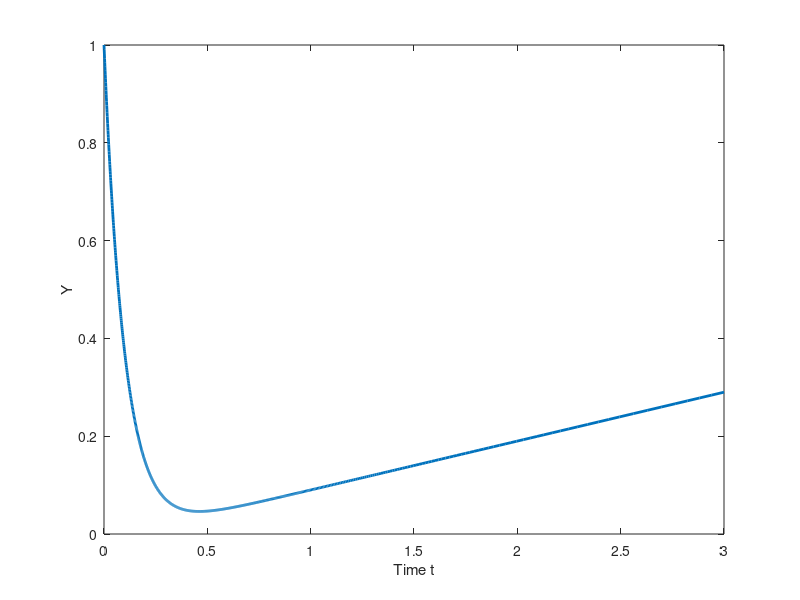
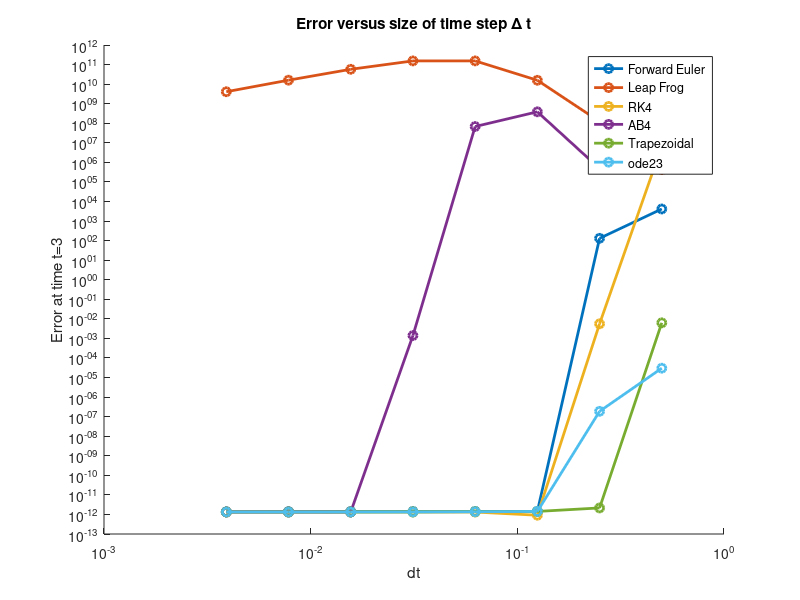
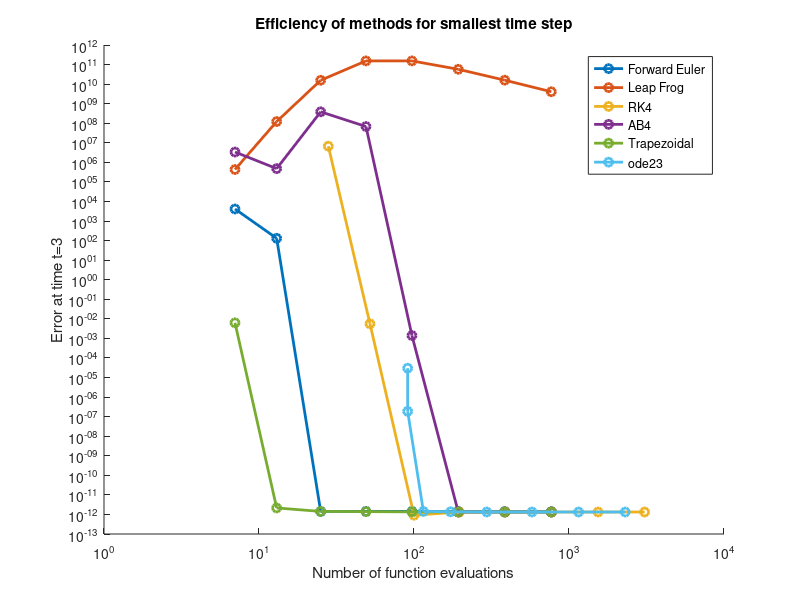

The MATLAB script that drew these images, in order:
clear all, clc, clf
% example7.m: comparing efficiency and accuracy of some multistep and
% multistage methods. Problem 1.3.4from text by L.N. Trefethen.
% We are to solve u'(t) = exp( cos(tu(t))), u(0)=0, for t in [0,3]

% Problem specification and 'true' solution
%f=@(t,y)(exp(cos(t*y)));u0=0;
% 
 f=@(t,y)(-10*y+t);u0=1;
 %u0=0;
 t0=0;Tfinal=3;



odeopts=odeset('RelTol',1e-10,'AbsTol',1e-10, 'Stats','on');
[Ttrue,Ytrue]=ode45(@(t,y)f(t,y),[t0,Tfinal],u0,odeopts); % the 'True' solution, computed with a high-accuracy method.

figure(1)
plot(Ttrue,Ytrue, 'LineWidth',2), hold on, u3=Ytrue(end);
xlabel('Time t'), ylabel('Y')
%% Starting loop over time steps

timestep=1./(2.^[1:8]); % dt=1/2,1/4,...1/256
M=length(timestep)
FuncEval=zeros(M,6); %tracking number of function evaluations for each method
ErrorEval=zeros(M,6); % tracking error
for j=1:M
    dt= timestep(j);
    t=[0:dt:Tfinal]; N=length(t);


%% Forward Euler. One-step, explicit, first order. Y_{n+1} = Y_{n} + dt f(t_n, Y_{n})

Y_FE(1)=u0;
for n=1:N-1
    Y_FE(n+1)=Y_FE(n) + dt*f(t(n),Y_FE(n));
end
FuncEval(j,1)=N; % number of function evaluations for forward euler= number of time steps
ErrorEval(j,1)=norm(Y_FE(N)-u3);

%% Leapfrog rule. Multistep, explicit, second order. Y_{n+1} = Y_{n-1} + 2dt [ f(t_n,Y_{n})]
% Need another starting value, Y_{2}. We take this as a Forward Euler
% update from y0.
Y_LF(1)=u0;
Y_LF(2)=Y_LF(1)+dt*f(t(1),Y_LF(1));

for n=2:N-1
    Y_LF(n+1)= Y_LF(n-1) + 2*dt*f(t(n),Y_LF(n));
end
FuncEval(j,2)=N; % number of function evaluations for Leap Frog= number of time steps
ErrorEval(j,2)=norm(Y_LF(N)-u3);

%% RK4. Multistage, 4th order.
Y_RK(1)=u0;
for n=1:N-1
    k1=dt*f(t(n),Y_RK(n));
    k2=dt*f(t(n)+dt/2,Y_RK(n)+k1/2);
    k3=dt*f(t(n)+dt/2,Y_RK(n)+k2/2);
    k4=dt*f(t(n)+dt,Y_RK(n)+k3);
    Y_RK(n+1)=Y_RK(n)+(k1+2*k2+2*k3+k4)/6;
end;
FuncEval(j,3)=4*N; % number of function evaluations for Leap Frog= number of time steps
ErrorEval(j,3)=norm(Y_RK(N)-u3);


%% Adams Bashforth, 4th order. Multistep, explicit. We use the initial iterates of the RK4 method to get starting values.
Y_AB(1)=u0;
Y_AB(2:4)=Y_RK(2:4);

for n=1:N-4
    Y_AB(n+4)=Y_AB(n+3)+dt*(55*f(t(n+3),Y_AB(n+3))-59*f(t(n+2),Y_AB(n+2))+37*f(t(n+1),Y_AB(n+1))-9*f(t(n),Y_AB(n)) )/24;
end;
FuncEval(j,4)=N; % 1 new function evaluations for AB4 per time step
ErrorEval(j,4)=norm(Y_AB(N)-u3);

%% Trapezoidal rule. One-step, implicit, second order. Y_{n+1} = Y_{n} + dt/2 [ f(t_n,Y_{n}) + f(t_n+1, Y_{n+1})]
% Use Matlab's 'fsolve' to solve -z+Y_n+dt/2 [f(t_n,Y_n) + f(t_n+1,z)]=0 for z, given Y_n.
% Set Y_{n+1}=z.
Y_Tr(1)=u0;
for n=1:N-1
    z=fsolve(@(z)(-z+Y_Tr(n)+dt/2*f(t(n+1),z) + dt/2*f(t(n),Y_Tr(n))  ),Y_Tr(n)); % solve nonlinear equation for z, initial guess= Y_{n}
    Y_Tr(n+1)=z;
end
FuncEval(j,5)=N; % 1 new function evaluations for AB4 per time step
ErrorEval(j,5)=norm(Y_Tr(N)-u3);

%% Matlab built-in solver with a maximum step size of dt and changing tolerance

sodeopts=odeset('MaxStep',dt,'Stats','on');
sol=ode23(f,[t0,Tfinal],u0,sodeopts);
sol.stats;
FuncEval(j,6)=sol.stats.nfevals; % 1 new function evaluations for AB4 per time step
ErrorEval(j,6)=norm(sol.y(end)-u3);
end;
figure(2)
hold on
set(gca,'XScale','log','YScale','log')
for j=1:6
    loglog(timestep,ErrorEval(:,j),'o-','LineWidth',2)
end

legend('Forward Euler','Leap Frog', 'RK4', 'AB4','Trapezoidal','ode23'), xlabel('dt'), ylabel('Error at time t=3')
title('Error versus size of time step \Delta t')
figure(3)
hold on
set(gca,'XScale','log','YScale','log')
for j=1:6
    loglog(FuncEval(:,j),ErrorEval(:,j),'o-','LineWidth',2)
end
title('Efficiency of methods for smallest time step')
legend('Forward Euler','Leap Frog', 'RK4', 'AB4','Trapezoidal','ode23'), xlabel('Number of function evaluations'), ylabel('Error at time t=3')
